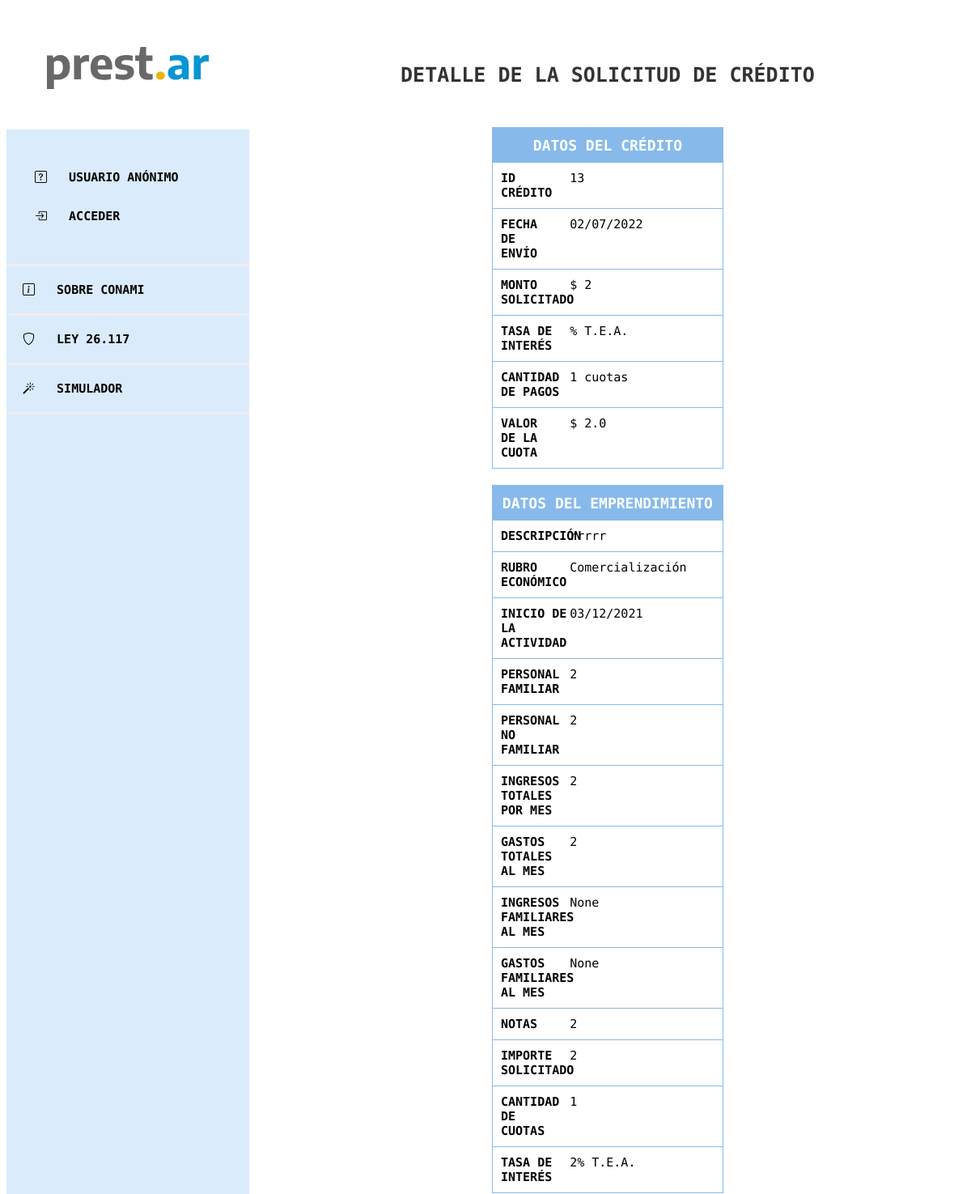
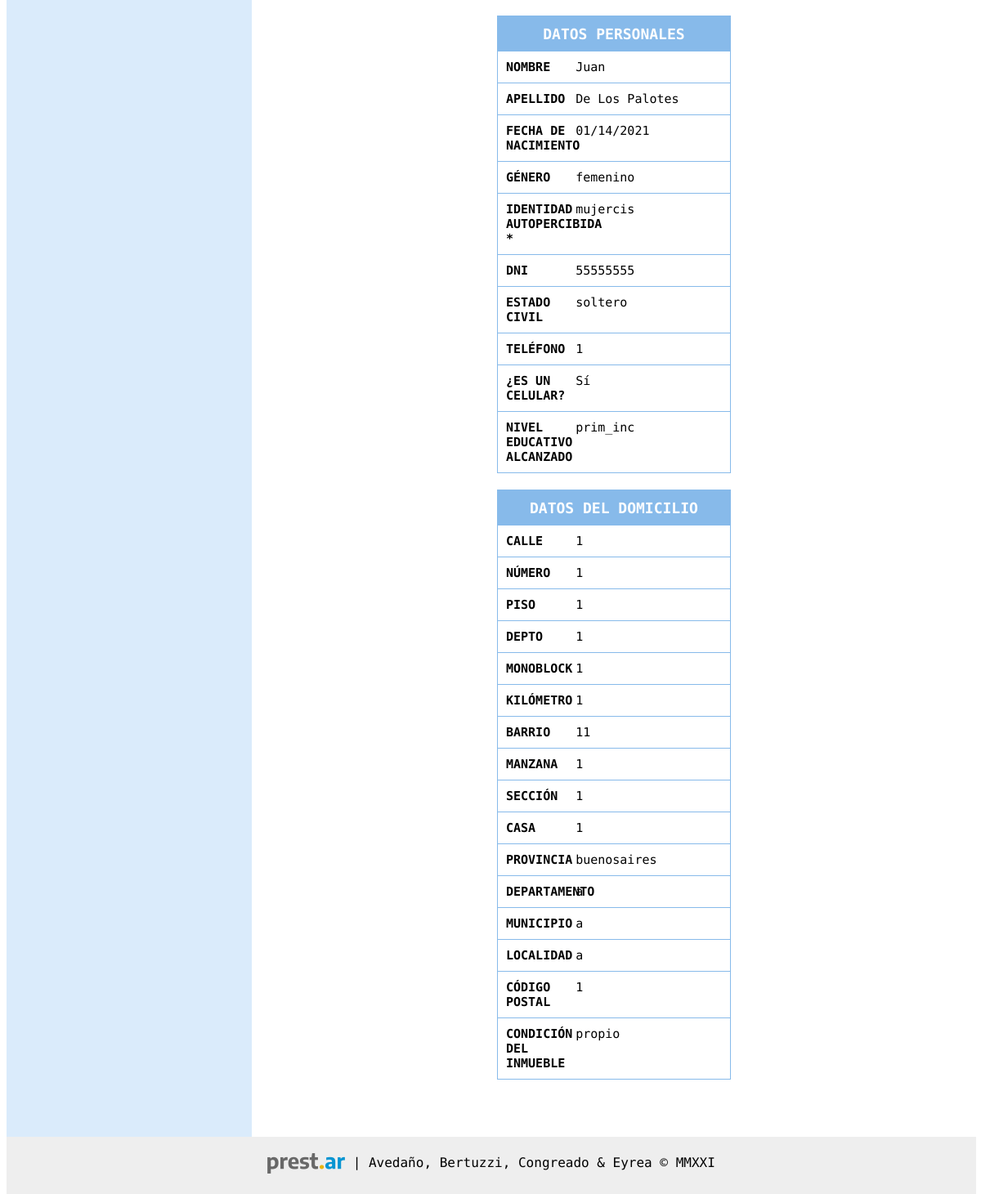
Page /solicitudes/13/ on the committed database (2 pictures, top to bottom).
### prestamos/models.py (models this page shows, shortened)
class Solicitud(models.Model):
    CUOTAS_LISTA = [
        ('1', '1'),
        ('3', '3'),
        ('6', '6'),
        ('9', '9'),
        ('12', '12'),
        ('18', '18'),
        ('24', '24'),
    ]
    RUBRO_LISTA = [
        ('Producción', 'Producción'),
        ('Comercialización', 'Comercialización'),
        ('Servicios', 'Servicios'),
    ]
    smvm = models.ForeignKey(
        SMVM, on_delete=models.CASCADE, null=True, default=1)
    author = models.ForeignKey(
        settings.AUTH_USER_MODEL, on_delete=models.CASCADE)
    emprendedor = models.ForeignKey(
        Emprendedor, on_delete=models.CASCADE, related_name='emprendedor')
    created_date = models.DateTimeField(
        default=timezone.now, null=True)
    descripcion_emp = models.TextField()
    rubro = models.CharField(max_length=200, choices=RUBRO_LISTA)
    inicio_actividad = models.DateField()
    domicilio_viv = models.ForeignKey(
        Domicilio, on_delete=models.CASCADE, related_name='domicilioviv', null=True)
    domicilio_emp = models.ForeignKey(
        Domicilio, on_delete=models.CASCADE, related_name='domicilioemp')
    datos_contacto = models.IntegerField(blank=True)
    personal_familiar = models.IntegerField()
    personal_nofamiliar = models.IntegerField()
    ingreso_emp_mes = models.IntegerField()
    gastos_emp = models.IntegerField()
    resultado_emp = models.IntegerField(null=True)
    ingresos_familiares_mes = models.IntegerField(null=True, blank=True)
    gastos_familiares_mes = models.IntegerField(null=True, blank=True)
    resultado_familiar = models.IntegerField(null=True)
    resultado_total = models.IntegerField(null=True)
    notas = models.TextField(blank=True)
    importe_solicitado = models.PositiveIntegerField()
    cant_cuotas = models.CharField(max_length=200, choices=CUOTAS_LISTA)
    tasa_id = models.ForeignKey(
        TasaInteres, on_delete=models.CASCADE, null=True, default=1)
    tasa_anual = models.PositiveIntegerField()
    destino1_texto = models.CharField(max_length=50, null=True)
    destino1_monto = models.IntegerField(null=True)
    destino2_texto = models.CharField(max_length=50, null=True)
    destino2_monto = models.IntegerField(null=True)
    destino3_texto = models.CharField(max_length=50, null=True)
    destino3_monto = models.IntegerField(null=True)
    cuota_final = models.DecimalField(
        decimal_places=2, max_digits=9, null=True)
    def calculo_cuota(self):
        interes = int(self.tasa_anual)/100
        cant_cuotas = int(self.cant_cuotas)
        calculo_cuota = round(self.importe_solicitado*(interes/12) /
                              (1-(1+(interes/12))**(-cant_cuotas)), 2)
        return round(calculo_cuota, 2)

class Domicilio(models.Model):
    PROVINCIAS_LISTA = [
        ('Buenos Aires', 'Buenos Aires'),
        ('CABA', 'CABA'),
        ('Catamarca', 'Catamarca'),
        ('Chaco', 'Chaco'),
        ('Chubut', 'Chubut'),
        ('Córdoba', 'Córdoba'),
        ('Corrientes', 'Corrientes'),
        ('Entre Ríos', 'Entre Ríos'),
        ('Formosa', 'Formosa'),
        ('Jujuy', 'Jujuy'),
        ('La Pampa', 'La Pampa'),
        ('La Rioja', 'La Rioja'),
        ('Mendoza', 'Mendoza'),
        ('Misiones', 'Misiones'),
        ('Neuquén', 'Neuquén'),
        ('Río Negro', 'Río Negro'),
        ('Salta', 'Salta'),
        ('San Juan', 'San Juan'),
        ('San Luis', 'San Luis'),
        ('Santa Cruz', 'Santa Cruz'),
        ('Santa Fe', 'Santa Fe'),
        ('Santiago del Estero', 'Santiago del Estero'),
        ('Tierra del Fuego', 'Tierra del Fuego'),
        ('Tucumán', 'Tucumán'),
    ]
    CONDICION_LISTA = [
        ('Propio', 'Propio'),
        ('Alquilado', 'Alquilado'),
        ('Prestado', 'Prestado'),
        ('Leasing', 'Leasing'),
        ('Otro', 'Otro'),
    ]
    calle = models.CharField(max_length=200)
    numero = models.CharField(max_length=20)
    piso = models.CharField(max_length=20, blank=True)
    depto = models.CharField(max_length=20, blank=True)
    monoblock = models.CharField(max_length=20, blank=True)
    kilometro = models.CharField(max_length=20, blank=True)
    barrio = models.CharField(max_length=200, blank=True)
    manzana = models.CharField(max_length=20, blank=True)
    seccion = models.CharField(max_length=20, blank=True)
    casa = models.CharField(max_length=20, blank=True)
    provincia = models.CharField(
        max_length=200, choices=PROVINCIAS_LISTA, null=True)
    departamento = models.CharField(max_length=200, blank=True)
    municipio = models.CharField(max_length=200, blank=True)
    localidad = models.CharField(max_length=200, blank=True)
    cod_postal = models.CharField(max_length=20, blank=True)
    condicion = models.CharField(max_length=200, choices=CONDICION_LISTA)

### accounts/models.py (models this page shows, shortened)
class Emprendedor(AbstractUser):
    GENEROS_LISTA = [
        ('F', 'Femenino'),
        ('M', 'Masculino'),
        ('X', 'Otre'),
    ]
    IDENTIDAD_LISTA = [
        ('Mujer cis', 'Mujer'),
        ('Hombre cis', 'Hombre'),
        ('Mujer trans', 'Mujer trans'),
        ('Hombre trans', 'Hombre trans'),
        ('No binarie', 'No binarie'),
        ('No declara', 'Prefiero no decir'),
    ]
    ESTADO_CIVIL = [
        ('Soltero', 'Soltero'),
        ('Casado', 'Casado'),
        ('Divorciado', 'Dovorciado'),
        ('Viudo', 'Viudo'),
        ('Concubinato', 'Concubinato'),
        ('Unión Civil', 'Unión civil'),
    ]
    NIVEL_EDUCATIVO = [
        ('Primario incompleto', 'Primario incompleto'),
        ('Primario Completo', 'Primario completo'),
        ('Primario completo', 'Secundario incompleto'),
        ('Secundario completo', 'Secundario completo'),
        ('Terciario incompleto', 'Terciario incompleto'),
        ('Terciario completo', 'Terciario completo'),
        ('Universitario incompleto', 'Universitario incompleto'),
        ('Universitario completo', 'Universitario completo'),
    ]
    nombre = models.CharField(max_length=200, null=True)
    apellido = models.CharField(max_length=200, null=True)
    genero = models.CharField(max_length=200, choices=GENEROS_LISTA)
    identidad = models.CharField(
        max_length=200, choices=IDENTIDAD_LISTA, blank=True, null=True)
    dni = models.IntegerField(null=True)
    fec_nac = models.DateField(null=True)
    estado_civil = models.CharField(
        max_length=200, choices=ESTADO_CIVIL, null=True)
    telefono = models.IntegerField(null=True)
    celular = models.BooleanField(default=True)
    email = models.CharField(max_length=200, null=True)
    educacion = models.CharField(
        max_length=200, choices=NIVEL_EDUCATIVO, null=True)
    provincia = models.CharField(max_length=20)
    domicilio = models.ForeignKey(
        "prestamos.Domicilio", on_delete=models.CASCADE)

### prestamos/views.py (the view)
# urls.py: path('solicitudes/<int:pk>/', views.solicitud_detail, name='solicitud_detail'),
def solicitud_detail(request, pk):
    solicitud = get_object_or_404(Solicitud, pk=pk)
    return render(request, 'solicitudes/solicitud_detail.html', {'solicitud': solicitud})

### prestamos/templates/solicitudes/solicitud_detail.html
{% extends 'base.html' %}
{% block content %}
<header>
	DETALLE DE LA SOLICITUD DE CRÉDITO
</header>
<main>
<form target="_self" class="solicitud">{% csrf_token %}
			<div class="caja">
        <div class="grid-item titulo">DATOS DEL CRÉDITO</div>
          <div class="grid-item texto">ID CRÉDITO</div>
          <div class="grid-item">{{ solicitud.id }}</div>
          <div class="grid-item texto">FECHA DE ENVÍO</div>
          <div class="grid-item">{{ solicitud.created_date|date:"SHORT_DATE_FORMAT" }}</div>
          <div class="grid-item texto">MONTO SOLICITADO</div>
          <div class="grid-item">$ {{ solicitud.importe_solicitado}}</div>
          <div class="grid-item texto">TASA DE INTERÉS</div>
          <div class="grid-item">{{ solicitud.tasa_interes.tasa }}% T.E.A.</div>
          <div class="grid-item texto">CANTIDAD DE PAGOS</div>
          <div class="grid-item">{{ solicitud.cant_cuotas }} cuotas</div>
          <div class="grid-item texto">VALOR DE LA CUOTA</div>
          <div class="grid-item">$ {{ solicitud.calculo_cuota }}</div>
			</div>
      <div class="caja">
        <div class="grid-item titulo">DATOS DEL EMPRENDIMIENTO</div>
          <div class="grid-item texto">DESCRIPCIÓN</div>
          <div class="grid-item">{{ solicitud.descripcion_emp }}</div>
          <div class="grid-item texto">RUBRO ECONÓMICO</div>
          <div class="grid-item"> {{ solicitud.rubro }}</div>
          <div class="grid-item texto">INICIO DE LA ACTIVIDAD</div>
          <div class="grid-item">{{ solicitud.inicio_actividad|date:"SHORT_DATE_FORMAT" }}</div>
          <div class="grid-item texto">PERSONAL FAMILIAR</div>
          <div class="grid-item">{{ solicitud.personal_familiar}}</div>
          <div class="grid-item texto">PERSONAL NO FAMILIAR</div>
          <div class="grid-item">{{ solicitud.personal_nofamiliar }}</div>
          <div class="grid-item texto">INGRESOS TOTALES POR MES</div>
          <div class="grid-item">{{ solicitud.ingreso_emp_mes }}</div>
          <div class="grid-item texto">GASTOS TOTALES AL MES</div>
          <div class="grid-item">{{ solicitud.gastos_emp }}</div>
          <div class="grid-item texto">INGRESOS FAMILIARES AL MES</div>
          <div class="grid-item">{{ solicitud.ingresos_familiares_mes }}</div>
          <div class="grid-item texto">GASTOS FAMILIARES AL MES</div>
          <div class="grid-item">{{ solicitud.gastos_familiares_mes }}</div>
          <div class="grid-item texto">NOTAS</div>
          <div class="grid-item">{{ solicitud.notas }}</div>
          <div class="grid-item texto">IMPORTE SOLICITADO</div>
          <div class="grid-item">{{ solicitud.importe_solicitado }}</div>
          <div class="grid-item texto">CANTIDAD DE CUOTAS</div>
          <div class="grid-item">{{ solicitud.cant_cuotas }}</div>
          <div class="grid-item texto">TASA DE INTERÉS</div>
          <div class="grid-item">{{ solicitud.tasa_anual }}% T.E.A.</div>
			</div>
      <div class="caja">
        <div class="grid-item titulo">DATOS PERSONALES</div>
        <div class="grid-item texto">NOMBRE</div>
        <div class="grid-item">{{ solicitud.emprendedor.nombre }}</div>
        <div class="grid-item texto">APELLIDO</div>
        <div class="grid-item">{{solicitud.emprendedor.apellido }}</div>
        <div class="grid-item texto">FECHA DE NACIMIENTO</div>
        <div class="grid-item">{{ solicitud.emprendedor.fec_nac|date:"SHORT_DATE_FORMAT" }} </div>
        <div class="grid-item texto">GÉNERO</div>
        <div class="grid-item">{{solicitud.emprendedor.genero}}</div>
        <div class="grid-item texto">IDENTIDAD AUTOPERCIBIDA *</div>
        <div class="grid-item">{{solicitud.emprendedor.identidad}}</div>
        <div class="grid-item texto">DNI</div>
        <div class="grid-item">{{solicitud.emprendedor.dni}}</div>
        <div class="grid-item texto">ESTADO CIVIL</div>
        <div class="grid-item">{{solicitud.emprendedor.estado_civil}}</div>
        <div class="grid-item texto">TELÉFONO</div>
        <div class="grid-item">{{solicitud.emprendedor.telefono}}</div>
        <div class="grid-item texto">¿ES UN CELULAR?</div>
        <div class="grid-item">{{solicitud.emprendedor.celular|yesno:"Sí,No"}}</div>
        <div class="grid-item texto">NIVEL EDUCATIVO ALCANZADO</div>
        <div class="grid-item">{{solicitud.emprendedor.educacion}}</div>
      </div>
      <div class="caja">
        <div class="grid-item titulo">DATOS DEL DOMICILIO</div>
        <div class="grid-item texto">CALLE</div>
        <div class="grid-item">{{ solicitud.domicilio_emp.calle }}</div>
        <div class="grid-item texto">NÚMERO</div>
        <div class="grid-item">{{solicitud.domicilio_emp.numero }}</div>
        <div class="grid-item texto">PISO</div>
        <div class="grid-item">{{ solicitud.domicilio_emp.piso }} </div>
        <div class="grid-item texto">DEPTO</div>
        <div class="grid-item">{{solicitud.domicilio_emp.depto}}</div>
        <div class="grid-item texto">MONOBLOCK</div>
        <div class="grid-item">{{solicitud.domicilio_emp.monoblock}}</div>
        <div class="grid-item texto">KILÓMETRO</div>
        <div class="grid-item">{{solicitud.domicilio_emp.kilometro}}</div>
        <div class="grid-item texto">BARRIO</div>
        <div class="grid-item">{{solicitud.domicilio_emp.barrio}}</div>
        <div class="grid-item texto">MANZANA</div>
        <div class="grid-item">{{solicitud.domicilio_emp.manzana}}</div>
        <div class="grid-item texto">SECCIÓN</div>
        <div class="grid-item">{{solicitud.domicilio_emp.seccion}}</div>
        <div class="grid-item texto">CASA</div>
        <div class="grid-item">{{solicitud.domicilio_emp.casa}}</div>
        <div class="grid-item texto">PROVINCIA</div>
        <div class="grid-item">{{solicitud.domicilio_emp.provincia}}</div>
        <div class="grid-item texto">DEPARTAMENTO</div>
        <div class="grid-item">{{solicitud.domicilio_emp.departamento}}</div>
        <div class="grid-item texto">MUNICIPIO</div>
        <div class="grid-item">{{solicitud.domicilio_emp.municipio}}</div>
        <div class="grid-item texto">LOCALIDAD</div>
        <div class="grid-item">{{solicitud.domicilio_emp.localidad}}</div>
        <div class="grid-item texto">CÓDIGO POSTAL</div>
        <div class="grid-item">{{solicitud.domicilio_emp.cod_postal}}</div>
        <div class="grid-item texto">CONDICIÓN DEL INMUEBLE</div>
        <div class="grid-item">{{solicitud.domicilio_emp.condicion}}</div>
      </div>
	</form>
</main>
{% endblock %}

### static/css/style.css (style rules this page uses)
html { height: 100%; }
body { min-height: 100%; font-family: "Encode Sans", sans-serif !important; display: grid; grid-template: "menu header" "menu main" "menu main" "footer footer" / 300px 1fr; }
header { grid-area: header; font-size: 25px; padding: 70px 70px 50px 70px; text-align: center; font-weight: 900; color: #333; }
main { grid-area: main; padding-bottom: 50px; padding-left: 300px; padding-right: 300px; }
.caja { margin-bottom: 20px; display: grid; grid-template-columns: 30% 70%; border: 1px solid #87baea; }
.grid-item { padding: 10px; border-top: 1px solid #87baea; display: grid; align-items: left; font-size: 15px; }
.titulo { text-align: center; font-size: 18px; font-weight: bold; color: white; background-color: #87baea; grid-column-start: 1; grid-column-end: 3; }
.texto { font-size: 15px; font-weight: bold; }
html, body { font-family: Arial, Helvetica, sans-serif; }

### rows in the picture
Solicitud: id "13", created_date "02/07/2022", importe_solicitado "2", cant_cuotas "1", calculo_cuota "2.0", descripcion_emp "rrrrr", rubro "Comercialización", inicio_actividad "03/12/2021", personal_familiar "2", personal_nofamiliar "2", ingreso_emp_mes "2", gastos_emp "2", ingresos_familiares_mes "None", gastos_familiares_mes "None", notas "2", tasa_anual "2", emprendedor.nombre "Juan", emprendedor.apellido "De Los Palotes", emprendedor.fec_nac "01/14/2021", emprendedor.genero "femenino", emprendedor.identidad "mujercis", emprendedor.dni "55555555", emprendedor.estado_civil "soltero", emprendedor.telefono "1", emprendedor.celular "Sí", emprendedor.educacion "prim_inc", domicilio_emp.calle "1", domicilio_emp.numero "1", domicilio_emp.piso "1", domicilio_emp.depto "1", domicilio_emp.monoblock "1", domicilio_emp.kilometro "1", domicilio_emp.barrio "11", domicilio_emp.manzana "1", domicilio_emp.seccion "1", domicilio_emp.casa "1", domicilio_emp.provincia "buenosaires", domicilio_emp.departamento "a", domicilio_emp.municipio "a", domicilio_emp.localidad "a", domicilio_emp.cod_postal "1", domicilio_emp.condicion "propio"
